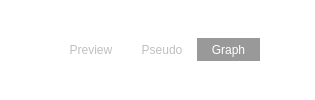
             <widget class="QFrame" name="frame_2">
              <property name="styleSheet">
               <string notr="true">background-color: rgb(255, 255, 255);</string>
              </property>
              <property name="frameShape">
               <enum>QFrame::NoFrame</enum>
              </property>
              <property name="frameShadow">
               <enum>QFrame::Plain</enum>
              </property>
              <layout class="QHBoxLayout" name="horizontalLayout_7">
               <property name="spacing">
                <number>0</number>
               </property>
               <property name="leftMargin">
                <number>0</number>
               </property>
               <property name="topMargin">
                <number>0</number>
               </property>
               <property name="rightMargin">
                <number>0</number>
               </property>
               <property name="bottomMargin">
                <number>0</number>
               </property>
               <item>
                <spacer name="horizontalSpacer">
                 <property name="orientation">
                  <enum>Qt::Horizontal</enum>
                 </property>
                 <property name="sizeHint" stdset="0">
                  <size>
                   <width>55</width>
                   <height>20</height>
                  </size>
                 </property>
                </spacer>
               </item>
               <item>
                <widget class="QToolButton" name="previewToolButton">
                 <property name="styleSheet">
                  <string notr="true">QToolButton { /* all types of tool button */
     border: 3px solid rgb(255, 255, 255);
     border-left: 10px solid rgb(255, 255, 255);
	 border-right: 10px solid rgb(255, 255, 255);
     border-radius: 0px;
     background-color: rgb(255, 255, 255);
     color: rgb(191, 191, 191);
 }

QToolButton:hover {
     border: 3px solid #2180a9;
     border-left: 10px solid #2180a9;
	 border-right: 10px solid #2180a9;
     border-radius: 0px;
     background-color: #2180a9;
     color: rgb(255, 255, 255);
 }

QToolButton:checked {
     border: 3px solid #999;
     border-left: 10px solid #999;
	 border-right: 10px solid #999;
     border-radius: 0px;
     background-color: #999;
     color: rgb(255, 255, 255);
}

QToolTip {
	background-color: #444;
	border: 3px solid #444;
	color: rgb(232, 232, 232);
}</string>
                 </property>
                 <property name="text">
                  <string notr="true">Preview</string>
                 </property>
                 <property name="checkable">
                  <bool>true</bool>
                 </property>
                 <property name="checked">
                  <bool>false</bool>
                 </property>
                 <attribute name="buttonGroup">
                  <string notr="true">buttonGroup_3</string>
                 </attribute>
                </widget>
               </item>
               <item>
                <widget class="QToolButton" name="decoToolButton">
                 <property name="styleSheet">
                  <string notr="true">QToolButton { /* all types of tool button */
     border: 3px solid rgb(255, 255, 255);
     border-left: 10px solid rgb(255, 255, 255);
	 border-right: 10px solid rgb(255, 255, 255);
     border-radius: 0px;
     background-color: rgb(255, 255, 255);
     color: rgb(191, 191, 191);
 }

QToolButton:hover {
     border: 3px solid #2180a9;
     border-left: 10px solid #2180a9;
	 border-right: 10px solid #2180a9;
     border-radius: 0px;
     background-color: #2180a9;
     color: rgb(255, 255, 255);
 }

QToolButton:checked {
     border: 3px solid #999;
     border-left: 10px solid #999;
	 border-right: 10px solid #999;
     border-radius: 0px;
     background-color: #999;
     color: rgb(255, 255, 255);
}

QToolTip {
	background-color: #444;
	border: 3px solid #444;
	color: rgb(232, 232, 232);
}</string>
                 </property>
                 <property name="text">
                  <string notr="true">Pseudo</string>
                 </property>
                 <property name="checkable">
                  <bool>true</bool>
                 </property>
                 <property name="checked">
                  <bool>false</bool>
                 </property>
                 <attribute name="buttonGroup">
                  <string notr="true">buttonGroup_3</string>
                 </attribute>
                </widget>
               </item>
               <item>
                <widget class="QToolButton" name="simpleGrapgToolButton">
                 <property name="styleSheet">
                  <string notr="true">QToolButton { /* all types of tool button */
     border: 3px solid rgb(255, 255, 255);
     border-left: 10px solid rgb(255, 255, 255);
	 border-right: 10px solid rgb(255, 255, 255);
     border-radius: 0px;
     background-color: rgb(255, 255, 255);
     color: rgb(191, 191, 191);
 }

QToolButton:hover {
     border: 3px solid #2180a9;
     border-left: 10px solid #2180a9;
	 border-right: 10px solid #2180a9;
     border-radius: 0px;
     background-color: #2180a9;
     color: rgb(255, 255, 255);
 }

QToolButton:checked {
     border: 3px solid #999;
     border-left: 10px solid #999;
	 border-right: 10px solid #999;
     border-radius: 0px;
     background-color: #999;
     color: rgb(255, 255, 255);
}

QToolTip {
	background-color: #444;
	border: 3px solid #444;
	color: rgb(232, 232, 232);
}</string>
                 </property>
                 <property name="text">
                  <string notr="true">Graph</string>
                 </property>
                 <property name="checkable">
                  <bool>true</bool>
                 </property>
                 <property name="checked">
                  <bool>true</bool>
                 </property>
                 <attribute name="buttonGroup">
                  <string notr="true">buttonGroup_3</string>
                 </attribute>
                </widget>
               </item>
               <item>
                <spacer name="horizontalSpacer_2">
                 <property name="orientation">
                  <enum>Qt::Horizontal</enum>
                 </property>
                 <property name="sizeHint" stdset="0">
                  <size>
                   <width>55</width>
                   <height>20</height>
                  </size>
                 </property>
                </spacer>
               </item>
              </layout>
              <zorder>previewToolButton</zorder>
              <zorder>decoToolButton</zorder>
              <zorder>simpleGrapgToolButton</zorder>
             </widget>
